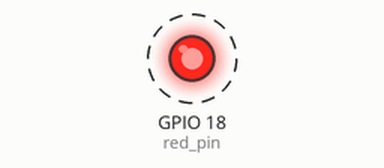
Bench run of a program on a simulated Raspberry Pi (BCM pin numbers). Shown: output pins drawn as LEDs (lit = HIGH). Dashed ring = blinking.

Above: at 0.2 s.
Timing chart, 0 to 3.0 s (numbered marks = the images above):
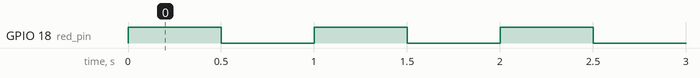

The program:

blink.py
```python
import RPi.GPIO as GPIO
import time
import atexit

red_pin = 18
delay = 0.5

GPIO.setmode(GPIO.BCM)
GPIO.setup(red_pin, GPIO.OUT)

@atexit.register
def exit_handler():
    print("Cleaning up")
    GPIO.cleanup()

try:
    while True:
        GPIO.output(red_pin, True)
        time.sleep(delay)
        GPIO.output(red_pin, False)
        time.sleep(delay)
finally:
    exit_handler()
```

Measured:
- by itself, GPIO 18 (red_pin): alternates HIGH for 0.50 s and LOW for 0.50 s
